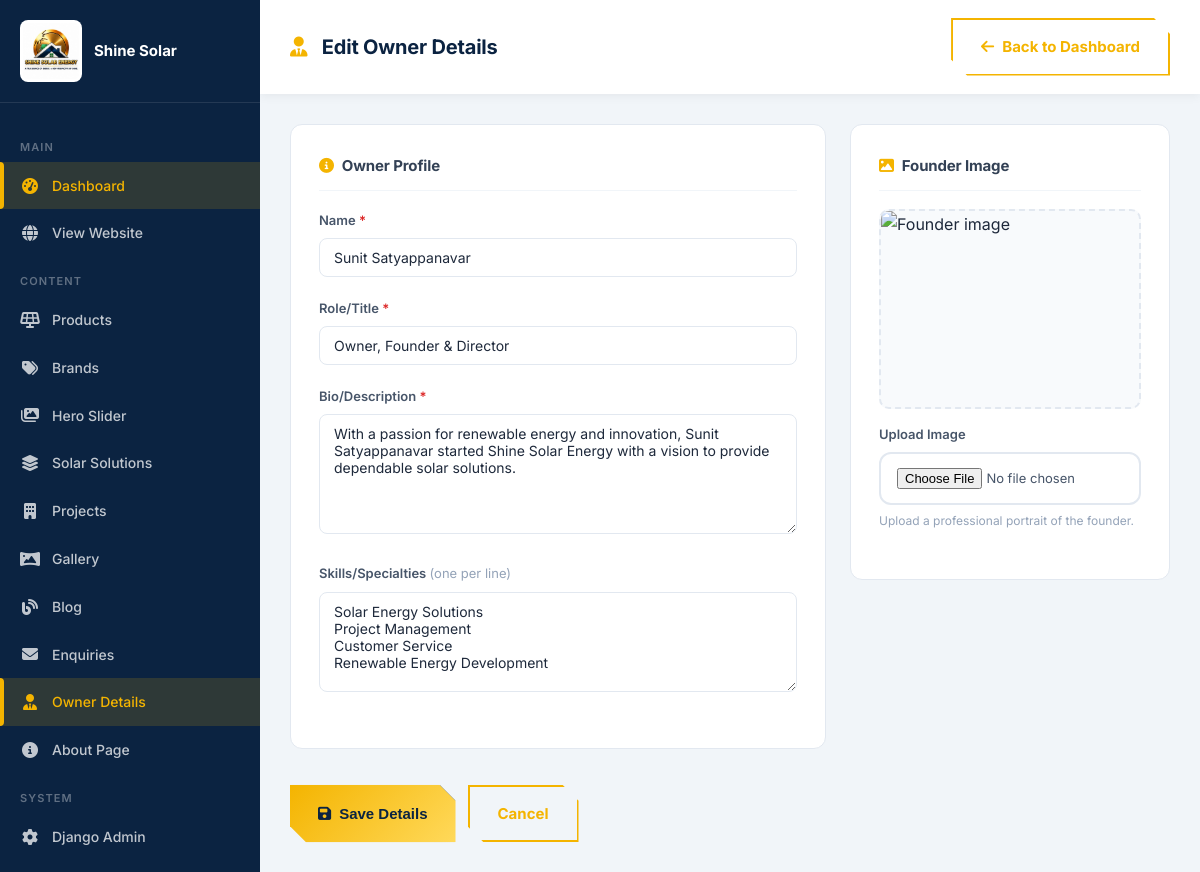
Screenshot of /admin-panel/founder/edit/ (signed in) with the database file from the repository.
### website/models.py (models this page shows, shortened)
class Founder(models.Model):
    name = models.CharField(max_length=200, default='Mr. Owner Name')
    role = models.CharField(max_length=200, default='Owner, Founder & Director')
    image = models.ImageField(upload_to='founder/', blank=True, null=True)
    bio = models.TextField(
        default='With a passion for renewable energy and innovation, Mr. Owner Name started Shine Solar Energy with a vision to provide dependable solar solutions.'
    )
    skills = models.TextField(
        default="Solar Energy Solutions\nProject Management\nCustomer Service\nRenewable Energy Development",
        help_text='Enter one skill per line'
    )
    class Meta:
        verbose_name_plural = 'Founder Details'

### website/admin_views.py (the view, shortened to what this page needs)
# urls.py: path('founder/edit/', admin_views.admin_founder_edit, name='admin_founder_edit'),
@login_required(login_url='/admin-panel/login/')
def admin_founder_edit(request):
    if not request.user.is_staff:
        return redirect('home')
    founder = Founder.objects.first()
    return render(request, 'admin_panel/founder_form.html', {'founder': founder})

### website/templates/admin_panel/founder_form.html (shortened to what this page needs)
{% load static %}
<!DOCTYPE html>
<html lang="en">
<head>
  <link rel="stylesheet" href="{% static 'css/style.css' %}">
  <link rel="stylesheet" href="https://cdnjs.cloudflare.com/ajax/libs/font-awesome/6.5.1/css/all.min.css">
</head>
<body>
<div class="admin-layout">
  <aside class="admin-sidebar">
    <div class="sidebar-logo"><img src="{% static 'images/logo.png' %}" alt="Logo"><span>Shine Solar</span></div>
    <nav class="sidebar-nav">
      <div class="sidebar-section">Main</div>
      <a href="{% url 'admin_dashboard' %}" class="sidebar-link active"><i class="fas fa-tachometer-alt"></i><span>Dashboard</span></a>
      <a href="{% url 'home' %}" class="sidebar-link" target="_blank"><i class="fas fa-globe"></i><span>View Website</span></a>
      <div class="sidebar-section">Content</div>
      <a href="{% url 'admin_products' %}" class="sidebar-link"><i class="fas fa-solar-panel"></i><span>Products</span></a>
      <a href="{% url 'admin_brands' %}" class="sidebar-link"><i class="fas fa-tags"></i><span>Brands</span></a>
      <a href="{% url 'admin_hero_slides' %}" class="sidebar-link"><i class="fas fa-images"></i><span>Hero Slider</span></a>
      <a href="{% url 'admin_solutions' %}" class="sidebar-link"><i class="fas fa-layer-group"></i><span>Solar Solutions</span></a>
      <a href="{% url 'admin_projects' %}" class="sidebar-link"><i class="fas fa-building"></i><span>Projects</span></a>
      <a href="{% url 'admin_gallery' %}" class="sidebar-link"><i class="fas fa-panorama"></i><span>Gallery</span></a>
      <a href="{% url 'admin_blog' %}" class="sidebar-link"><i class="fas fa-blog"></i><span>Blog</span></a>
      <a href="{% url 'admin_contacts' %}" class="sidebar-link"><i class="fas fa-envelope"></i><span>Enquiries</span></a>
      <a href="{% url 'admin_founder_edit' %}" class="sidebar-link active"><i class="fas fa-user-tie"></i><span>Owner Details</span></a>
            <a href="{% url 'admin_about_edit' %}" class="sidebar-link">
        <i class="fas fa-info-circle"></i><span>About Page</span>
      </a>
      <div class="sidebar-section">System</div>
      <a href="/admin/" class="sidebar-link"><i class="fas fa-cog"></i><span>Django Admin</span></a>
      <a href="{% url 'admin_logout' %}" class="sidebar-link"><span>Logout</span></a>
    </nav>
  </aside>
  <main class="admin-main">
    <div class="admin-topbar">
      <h1>
        <i class="fas fa-user-tie" style="color:var(--gold);margin-right:10px;"></i>
        Edit Owner Details
      </h1>
      <a href="{% url 'admin_dashboard' %}" class="btn btn-outline"><i class="fas fa-arrow-left"></i> Back to Dashboard</a>
    </div>
    <div class="admin-content">
      <form method="POST" enctype="multipart/form-data">
        <div class="founder-form-grid">
          <div>
            <div class="form-card" style="margin-bottom:20px;">
              <h4><i class="fas fa-info-circle" style="color:var(--gold);margin-right:8px;"></i>Owner Profile</h4>
              <div class="form-group">
                <label>Name <span style="color:#dc2626;">*</span></label>
                <input type="text" name="name" value="{{ founder.name }}" placeholder="e.g. Mr. Owner Name" required>
              </div>
              <div class="form-group">
                <label>Role/Title <span style="color:#dc2626;">*</span></label>
                <input type="text" name="role" value="{{ founder.role }}" placeholder="e.g. Owner, Founder & Director" required>
              </div>
              <div class="form-group">
                <label>Bio/Description <span style="color:#dc2626;">*</span></label>
                <textarea name="bio" placeholder="Write a short biography..." style="min-height:120px;" required>{{ founder.bio }}</textarea>
              </div>
              <div class="form-group">
                <label>Skills/Specialties <span style="color:#94a3b8;font-weight:400;">(one per line)</span></label>
                <textarea name="skills" placeholder="e.g.&#10;Solar Energy Solutions&#10;Project Management" style="min-height:100px;">{{ founder.skills }}</textarea>
              </div>
            </div>
          </div>
          <div>
            <div class="form-card">
              <h4><i class="fas fa-image" style="color:var(--gold);margin-right:8px;"></i>Founder Image</h4>
              <div class="img-preview" id="imgPreview">
                {% if founder.image %}
                  <img src="{{ founder.image.url }}" id="previewImg" alt="Founder image">
                {% elif founder %}
                  <img src="{% static 'images/founder.jpg' %}" id="previewImg" alt="Founder image">
                {% else %}
                  <div class="img-placeholder">
                    <i class="fas fa-image"></i>
                    <span>No image selected</span>
                  </div>
                {% endif %}
              </div>
              <div class="form-group">
                <label>Upload Image</label>
                <input type="file" name="image" accept="image/*" id="imageInput">
                <p style="font-size:12px;color:#94a3b8;margin-top:6px;">Upload a professional portrait of the founder.</p>
              </div>
            </div>
          </div>
        </div>
        <div class="btn-row" style="margin-top:16px;">
          <button type="submit" class="btn btn-primary">
            <i class="fas fa-save"></i> Save Details
          </button>
          <a href="{% url 'admin_dashboard' %}" class="btn btn-outline">Cancel</a>
        </div>
      </form>
    </div>
  </main>
</div>
</body>
</html>

### website/static/css/style.css (style rules this page uses)
*, *::before, *::after { margin: 0; padding: 0; box-sizing: border-box; }
:root { --primary: #0B2341; --primary-dark: #071829; --primary-light: #143C6A; --gold: #F4B400; --gold-light: #FFD95A; --gold-dark: #D4A000; --green: #F4B400; --black: #0A0A0A; --black-soft: #161616; --white: #ffffff; --light: #f8fafc; --gray: #64748b; --border: #e2e8f0; --shadow: 0 4px 20px rgba(0,0,0,.10); --shadow-lg: 0 10px 40px rgba(0,0,0,.15); --radius: 12px; --radius-lg: 20px; --transition: all .3s ease; }
html { scroll-behavior: smooth; }
body { font-family: 'Inter', 'Segoe UI', sans-serif; background: var(--light); color: #1e293b; line-height: 1.7; font-size: 16px; }
h1, h2, h3, h4, .hero-content h1, .hero-v2-h1, .section-title h2, .stat-num, .card h3 { font-family: 'Manrope', 'Inter', 'Segoe UI', sans-serif; letter-spacing: -0.01em; }
.btn { display: inline-flex; align-items: center; gap: 8px; text-decoration: none; padding: 14px 28px; clip-path: polygon(0 0, calc(100% - 16px) 0, 100% 16px, 100% 100%, 16px 100%, 0 calc(100% - 16px)); font-weight: 700; font-size: 15px; transition: var(--transition); border: none; cursor: pointer; }
.btn-primary { background: linear-gradient(135deg, var(--gold), var(--gold-light)); color: var(--primary); box-shadow: 0 4px 15px rgba(244,180,0,.4); position: relative; }
.btn-primary::after { content: ''; position: absolute; top: 0; right: 0; width: 16px; height: 16px; background: var(--primary); clip-path: polygon(100% 0, 0 0, 100% 100%); }
.btn-outline { background: transparent; border: 2px solid var(--gold); color: var(--gold); }
.form-group { margin-bottom: 20px; }
.form-group label { display: block; margin-bottom: 8px; font-weight: 600; color: var(--primary); font-size: 14px; }
.form-group input, .form-group textarea, .form-group select { width: 100%; padding: 14px 16px; border: 2px solid var(--border); border-radius: var(--radius); font-size: 15px; transition: var(--transition); font-family: inherit; }
.form-group textarea { resize: vertical; min-height: 130px; }
.admin-layout { display: flex; min-height: 100vh; }
.admin-sidebar { width: 260px; background: var(--primary); color: white; position: fixed; top: 0; left: 0; bottom: 0; overflow-y: auto; z-index: 100; transition: var(--transition); }
.sidebar-logo { padding: 20px 20px; border-bottom: 1px solid rgba(255,255,255,.1); display: flex; align-items: center; gap: 12px; }
.sidebar-logo img { height: 62px; width: 62px; object-fit: contain; border-radius: 8px; background: #fff; padding: 3px; }
.sidebar-logo span { font-weight: 700; font-size: 15px; white-space: nowrap; }
.sidebar-nav { padding: 20px 0; }
.sidebar-section { font-size: 11px; text-transform: uppercase; letter-spacing: .1em; color: rgba(255,255,255,.35); padding: 15px 20px 5px; font-weight: 600; }
.sidebar-link { display: flex; align-items: center; gap: 12px; padding: 12px 20px; color: rgba(255,255,255,.75); text-decoration: none; font-size: 14px; font-weight: 500; transition: var(--transition); position: relative; }
.sidebar-link i { width: 20px; text-align: center; font-size: 16px; }
.sidebar-link:hover, .sidebar-link.active { background: rgba(244,180,0,.15); color: var(--gold); }
.sidebar-link.active::before { content: ''; position: absolute; left: 0; top: 0; bottom: 0; width: 4px; background: var(--gold); border-radius: 0 4px 4px 0; }
.admin-main { margin-left: 260px; flex: 1; min-height: 100vh; background: #f1f5f9; }
.admin-topbar { background: white; padding: 18px 30px; display: flex; align-items: center; justify-content: space-between; box-shadow: 0 2px 10px rgba(0,0,0,.06); position: sticky; top: 0; z-index: 50; }
.admin-topbar h1 { font-size: 20px; color: var(--primary); font-weight: 700; }
.admin-content { padding: 30px; }

### rows the page displays
Founder: name "Sunit Satyappanavar", role "Owner, Founder & Director", bio "With a passion for renewable energy and innovation, Sunit Satyappanavar started Shine Solar Energy with a vision to provide dependable solar solutions.", skills "Solar Energy Solutions Project Management Customer Service Renewable Energy Development"
